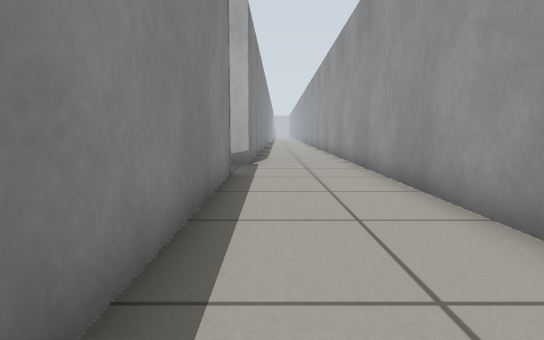
view 1 (above)

17 first-person views from a walk through a world built for the Gazebo simulator. The camera is 0.5 m above the floor, tilts 6° down and sees 75° across. The floor is counted in squares, 0.5 m on a side. Each view is taken from the middle of a square. On the plan, view 1 faces up. The plan holds only what a view shows up to about 13 squares ahead; the rest is blank. The place goes on beyond the plan. The robots in the file are not drawn.

view 2
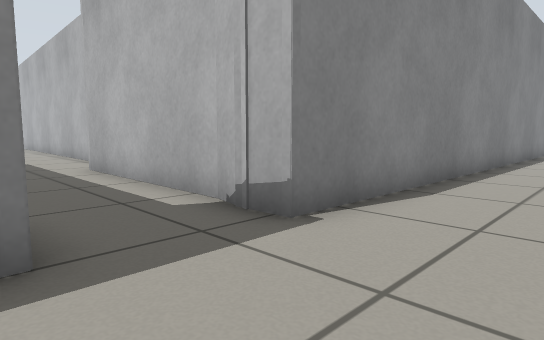

view 3
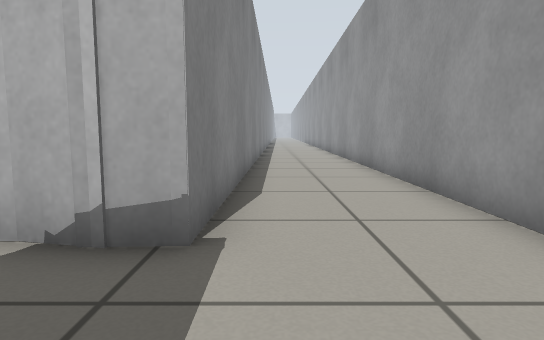

view 4
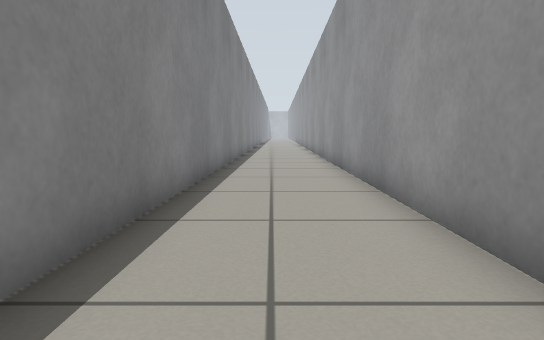

view 5
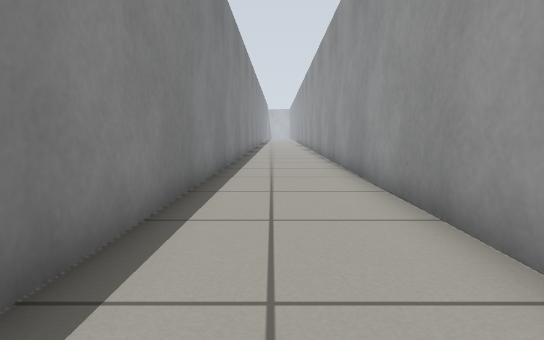

view 6
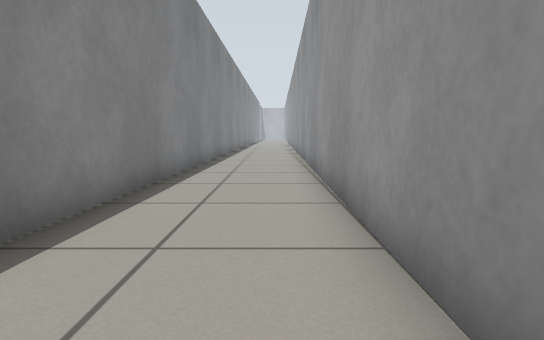

view 7
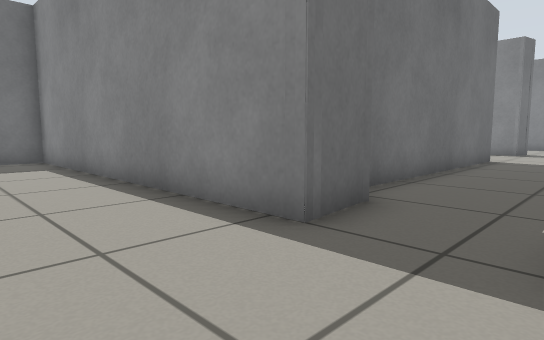

view 8
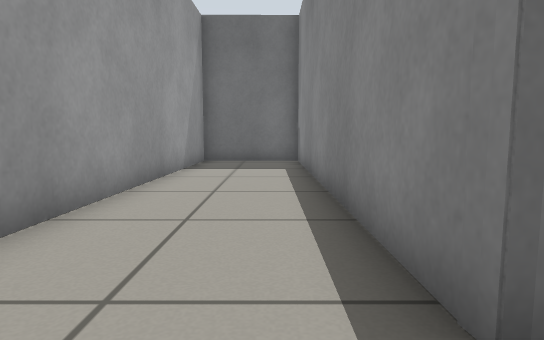

view 9
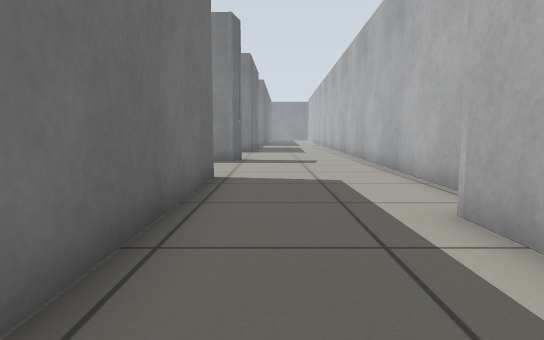

view 10
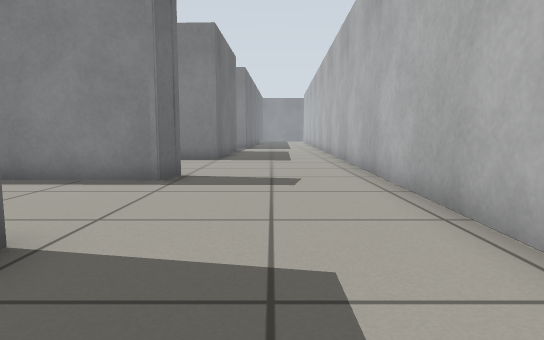

view 11
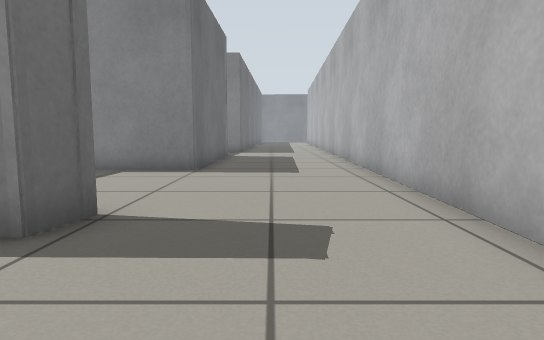

view 12
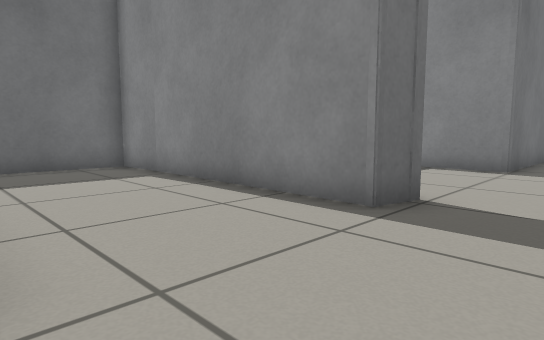

view 13
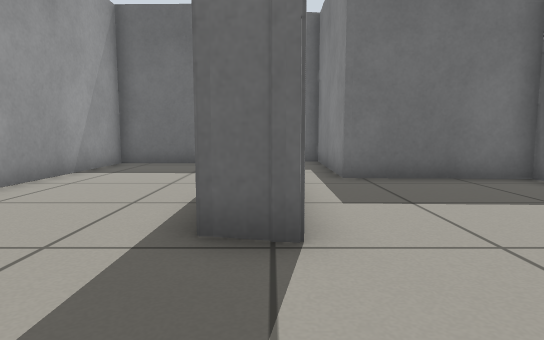

view 14
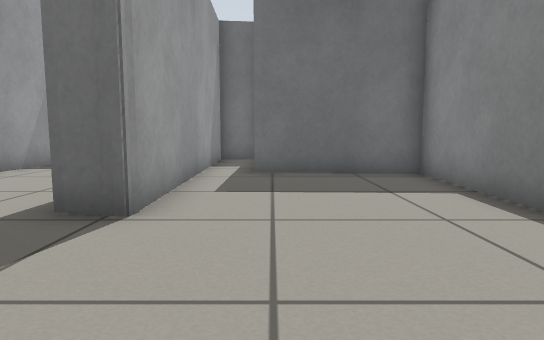

view 15
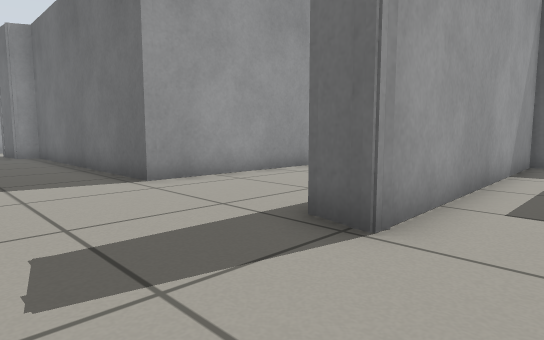

view 16
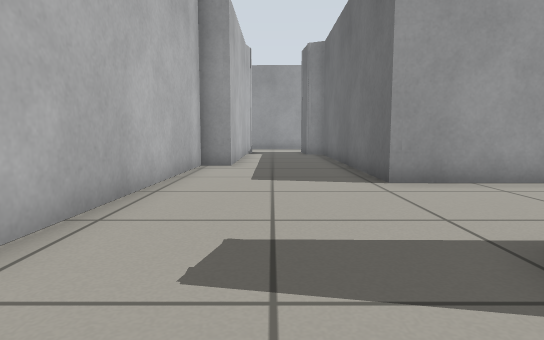

view 17
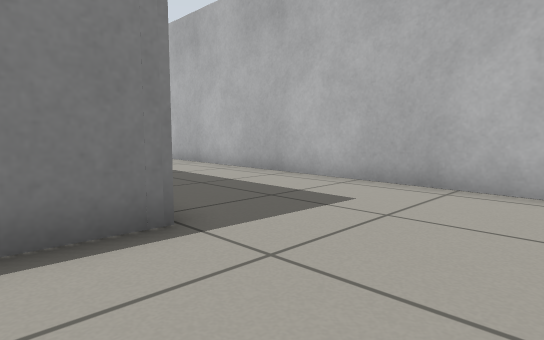

### Floor plan
Ten units are one square. View 1 is at (0, 0); x grows to the right and y downward. Boxes are objects, and circles mark ways between rooms. Rooms are numbered by the first view taken in them; rooms with no view inside come last. Other rooms are left out.
<svg viewBox="-271 -381 308 412">
<path fill="none" stroke="#000" d="M-13 -110 -24 -112M-8 -86 -10 26 24 26 32 -375M-25 -84 -10 -85 -10 -82M-95 -77 -35 -77M-3 -376 -7 -112 -82 -113 -82 -122 -94 -122M-173 -79 -163 -76 -164 5 -121 6 -120 -77 -95 -77M-94 -122 -174 -124M-173 -75 -173 -79M-266 -80 -224 -79 -226 -34 -186 -33 -186 14 -171 12 -173 -79M-174 -124 -266 -127"/>
<circle cx="-90" cy="-100" r="3" fill="#2a7"/>
<circle cx="-165" cy="-95" r="3" fill="#2a7"/>
<text x="0" y="-160">1</text>
<text x="-140" y="-70">2</text>
<text x="-210" y="-80">3</text>
</svg>
Room 1 opens to room 2. Room 2 opens to room 3.

Where each view was taken, in squares from view 1:
view 1: 0 up, 0 right, facing up
view 2: 8 up, 2 right, facing up-left
view 3: 8 up, 0 right, facing up
view 4: 16 up, 1 right, facing up
view 5: 22 up, 1 right, facing up
view 6: 25 up, 2 right, facing up
view 7: 11 up, 2 right, facing down-left
view 8: 10 up, 0 right, facing down
view 9: 9 up, 4 left, facing left
view 10: 10 up, 9 left, facing left
view 11: 10 up, 13 left, facing left
view 12: 10 up, 12 left, facing down-left
view 13: 11 up, 17 left, facing down
view 14: 12 up, 19 left, facing down
view 15: 11 up, 19 left, facing down-right
view 16: 10 up, 19 left, facing right
view 17: 6 up, 19 left, facing up-left
